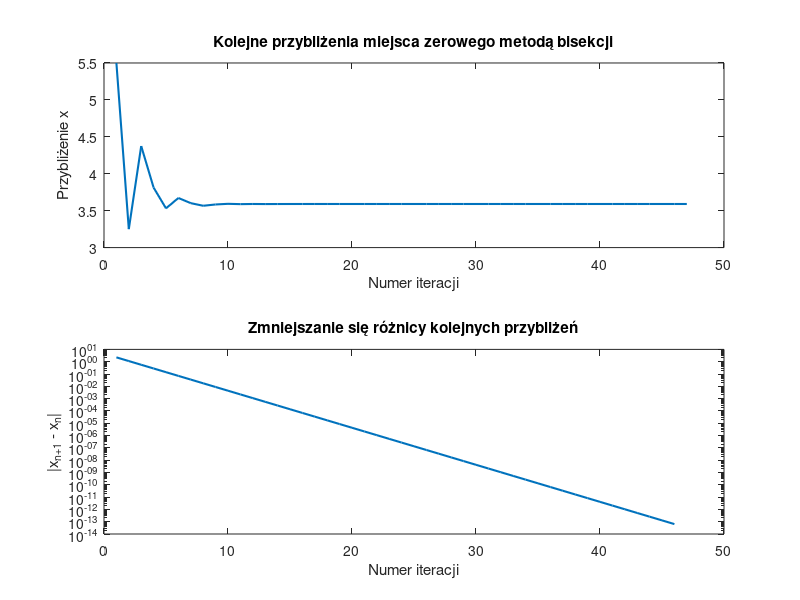

Write the MATLAB code that produced this figure.
function [xvec,xdif,xsolution,ysolution,iterations] = impedance_bisection()
% Wyznacza miejsce zerowe funkcji impedance_difference metodą bisekcji.
% xvec - wektor z kolejnymi przybliżeniami miejsca zerowego, gdzie xvec(1)= (a+b)/2
% xdif - wektor różnic kolejnych przybliżeń miejsca zerowego
%   xdif(i) = abs(xvec(i+1)-xvec(i));
% xsolution - obliczone miejsce zerowe
% ysolution - wartość funkcji impedance_difference wyznaczona dla f=xsolution
% iterations - liczba iteracji wykonana w celu wyznaczenia xsolution

a = 1; % lewa granica przedziału poszukiwań miejsca zerowego
b = 10; % prawa granica przedziału poszukiwań miejsca zerowego
ytolerance = 1e-12; % tolerancja wartości funkcji w przybliżonym miejscu zerowym.
% Warunek abs(f1(xsolution))<ytolerance określa jak blisko zera ma znaleźć
% się wartość funkcji w obliczonym miejscu zerowym funkcji f1(), aby obliczenia
% zostały zakończone.
max_iterations = 1000; % maksymalna liczba iteracji wykonana przez alg. bisekcji

fa = impedance_difference(a);
fb = impedance_difference(b);

xvec = [];
xdif = [];
xsolution = Inf;
ysolution = Inf;
iterations = max_iterations;

for ii=1:max_iterations
    c = (a+b)/2;
    xvec(ii,1) = c;
    fc = impedance_difference(c);
    if(abs(fc)<ytolerance)
        xdif(ii-1,1) = abs(xvec(ii)-xvec(ii-1));
        xsolution = c;
        ysolution = fc;
        iterations = ii;
        break
    else
         % Aktualizacja przedziału na podstawie zmiany znaku
        if fa * fc < 0
            b = c;
            fb = fc;
        else
            a = c;
            fa = fc;
        end
        
        % Obliczenie różnicy między kolejnymi przybliżeniami, o ile to nie pierwsza iteracja
        if ii > 1
            xdif(ii-1,1) = abs(xvec(ii) - xvec(ii-1));
        end
        
        % Jeżeli osiągnięto maksymalną liczbę iteracji, przypisz aktualne wartości
        if ii == max_iterations
            warning('Osiągnięto maksymalną liczbę iteracji bez osiągnięcia zadanej dokładności.');
            xsolution = c;
            ysolution = fc;
            iterations = ii;
        end
    end
end
 % Wizualizacja wyników - wykresy:
    figure;
    
    % Wykres 1: Kolejne przybliżenia miejsca zerowego (skala liniowa)
    subplot(2,1,1);
    plot(1:length(xvec), xvec,'LineWidth',1.5);
    xlabel('Numer iteracji');
    ylabel('Przybliżenie x');
    title('Kolejne przybliżenia miejsca zerowego metodą bisekcji');
    
    % Wykres 2: Różnice kolejnych przybliżeń (skala logarytmiczna)
    subplot(2,1,2);
    semilogy(1:length(xdif), xdif,'LineWidth',1.5);
    xlabel('Numer iteracji');
    ylabel('|x_{n+1} - x_n|');
    title('Zmniejszanie się różnicy kolejnych przybliżeń');
    print("zadanie2.png",'-dpng')
end

function impedance_delta = impedance_difference (f)
% Wyznacza moduł impedancji równoległego obwodu rezonansowego RLC pomniejszoną o wartość M.
% f - częstotliwość
if(f<=0)
    error("f value below/equal to zero")
end
R = 525;
L = 3;
C = 7*10^(-5);
M = 75;
Z = 1 ./ sqrt( (1./R.^2) + ( (2*pi*f*C) - 1./(2*pi*f*L) ).^2 );

impedance_delta = 0;
impedance_delta = Z - M;

end